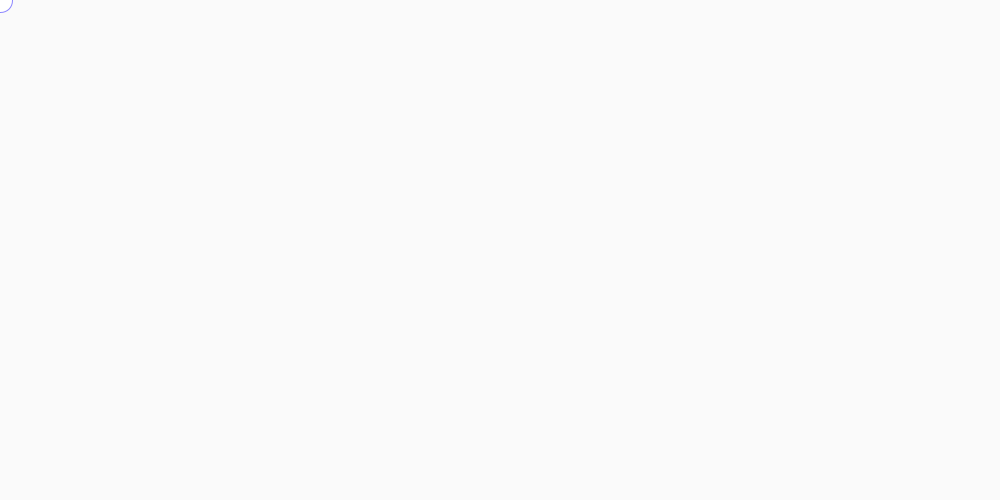
Frame 1 (no input)
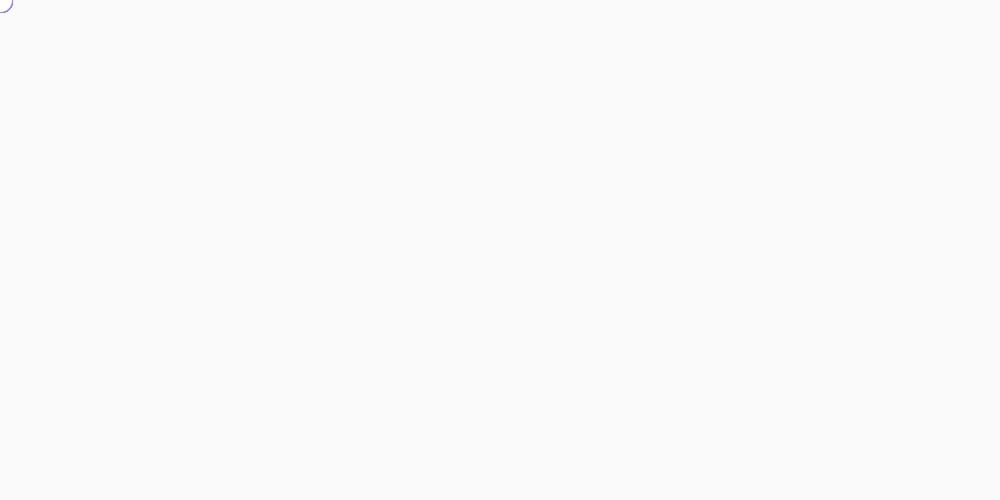
Frame 60 (the mouse pressed at the canvas centre just before this capture)
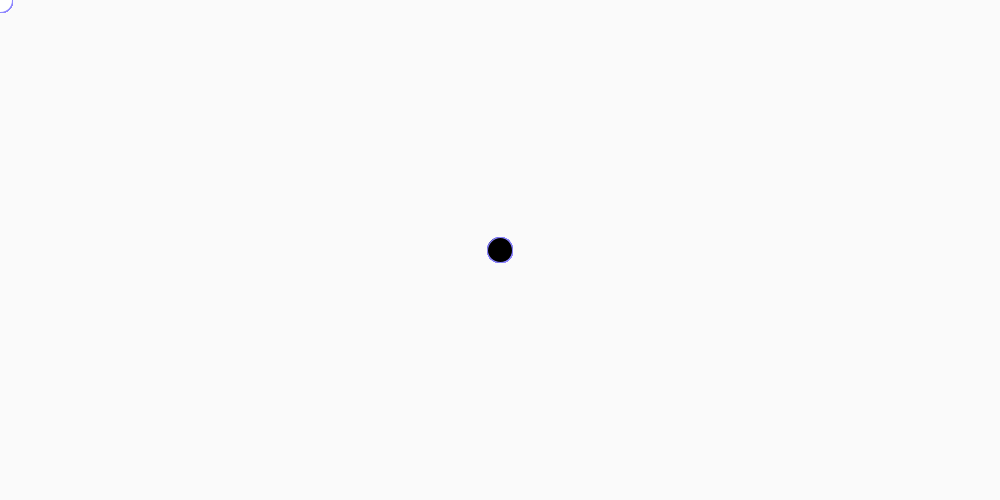
Frame 120 (the mouse held since frame 60 and released just before this capture)

The Processing sketch that drew these frames (run headless with seeded random() and noise(); from frame 60 on, the mouse is pressed at the canvas centre):

// Processing sketch: processing_85290
// ── processing_85290.pde

void setup()
{
  size(1000,500);
  background(250);
  smooth();
}


int value = 0;

void draw()
{

//background(mouseX,mouseY,mouseX,mouseY);
fill(255);



stroke(140,134,255);
println(mouseX);

if (mousePressed==true) {
  fill (0);
  } else {
  fill (255);
  }
  ellipse(mouseX,mouseY, 25,25);
  
} 
